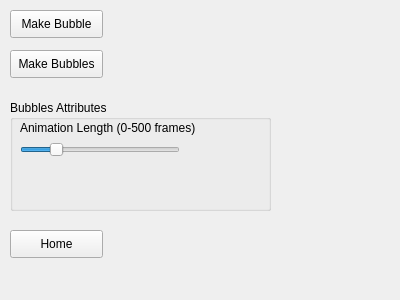
<?xml version="1.0" encoding="UTF-8"?>
<ui version="4.0">
 <class>Form</class>
 <widget class="QWidget" name="Form">
  <property name="geometry">
   <rect>
    <x>0</x>
    <y>0</y>
    <width>400</width>
    <height>300</height>
   </rect>
  </property>
  <property name="windowTitle">
   <string>Form</string>
  </property>
  <widget class="QPushButton" name="bubbleBtn">
   <property name="geometry">
    <rect>
     <x>10</x>
     <y>10</y>
     <width>93</width>
     <height>28</height>
    </rect>
   </property>
   <property name="text">
    <string>Make Bubble</string>
   </property>
  </widget>
  <widget class="QPushButton" name="bubblesBtn">
   <property name="geometry">
    <rect>
     <x>10</x>
     <y>50</y>
     <width>93</width>
     <height>28</height>
    </rect>
   </property>
   <property name="text">
    <string>Make Bubbles</string>
   </property>
  </widget>
  <widget class="QGroupBox" name="bubblesAtr">
   <property name="geometry">
    <rect>
     <x>10</x>
     <y>100</y>
     <width>261</width>
     <height>111</height>
    </rect>
   </property>
   <property name="title">
    <string>Bubbles Attributes</string>
   </property>
   <widget class="QSlider" name="animationLength">
    <property name="geometry">
     <rect>
      <x>10</x>
      <y>40</y>
      <width>160</width>
      <height>19</height>
     </rect>
    </property>
    <property name="maximum">
     <number>500</number>
    </property>
    <property name="value">
     <number>100</number>
    </property>
    <property name="orientation">
     <enum>Qt::Horizontal</enum>
    </property>
   </widget>
   <widget class="QLabel" name="timeLabel">
    <property name="geometry">
     <rect>
      <x>10</x>
      <y>20</y>
      <width>191</width>
      <height>16</height>
     </rect>
    </property>
    <property name="text">
     <string>Animation Length (0-500 frames)</string>
    </property>
   </widget>
  </widget>
  <widget class="QPushButton" name="homeBtn">
   <property name="geometry">
    <rect>
     <x>10</x>
     <y>230</y>
     <width>93</width>
     <height>28</height>
    </rect>
   </property>
   <property name="text">
    <string>Home</string>
   </property>
  </widget>
 </widget>
 <resources/>
 <connections/>
</ui>
